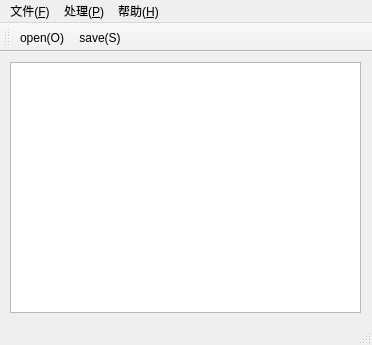
<?xml version="1.0" encoding="UTF-8"?>
<ui version="4.0">
 <class>MainWindow</class>
 <widget class="QMainWindow" name="MainWindow">
  <property name="geometry">
   <rect>
    <x>0</x>
    <y>0</y>
    <width>372</width>
    <height>345</height>
   </rect>
  </property>
  <property name="windowTitle">
   <string>MainWindow</string>
  </property>
  <widget class="QWidget" name="centralWidget">
   <widget class="QGraphicsView" name="graphicsView">
    <property name="geometry">
     <rect>
      <x>10</x>
      <y>10</y>
      <width>351</width>
      <height>251</height>
     </rect>
    </property>
   </widget>
  </widget>
  <widget class="QStatusBar" name="statusBar"/>
  <widget class="QMenuBar" name="menuBar">
   <property name="geometry">
    <rect>
     <x>0</x>
     <y>0</y>
     <width>372</width>
     <height>23</height>
    </rect>
   </property>
   <widget class="QMenu" name="menu_F">
    <property name="title">
     <string>文件(&amp;F)</string>
    </property>
    <addaction name="actionOpen"/>
    <addaction name="actionSave"/>
    <addaction name="separator"/>
    <addaction name="actionExit"/>
   </widget>
   <widget class="QMenu" name="menu_P">
    <property name="title">
     <string>处理(&amp;P)</string>
    </property>
    <addaction name="actionCount"/>
   </widget>
   <widget class="QMenu" name="menu_H">
    <property name="title">
     <string>帮助(&amp;H)</string>
    </property>
    <addaction name="actionAbout"/>
   </widget>
   <addaction name="menu_F"/>
   <addaction name="menu_P"/>
   <addaction name="menu_H"/>
  </widget>
  <widget class="QToolBar" name="mainToolBar">
   <attribute name="toolBarArea">
    <enum>TopToolBarArea</enum>
   </attribute>
   <attribute name="toolBarBreak">
    <bool>false</bool>
   </attribute>
   <addaction name="actionOpen"/>
   <addaction name="actionSave"/>
  </widget>
  <action name="actionOpen">
   <property name="icon">
    <iconset resource="myresources.qrc">
     <normaloff>:/images/open_file_512px.png</normaloff>:/images/open_file_512px.png</iconset>
   </property>
   <property name="text">
    <string>open(O)</string>
   </property>
   <property name="shortcut">
    <string>Ctrl+O</string>
   </property>
  </action>
  <action name="actionSave">
   <property name="icon">
    <iconset resource="myresources.qrc">
     <normaloff>:/images/save.png</normaloff>:/images/save.png</iconset>
   </property>
   <property name="text">
    <string>save(&amp;S)</string>
   </property>
   <property name="shortcut">
    <string>Ctrl+S</string>
   </property>
  </action>
  <action name="actionCount">
   <property name="text">
    <string>count(&amp;C)</string>
   </property>
   <property name="shortcut">
    <string>Ctrl+C</string>
   </property>
  </action>
  <action name="actionAbout">
   <property name="text">
    <string>about(&amp;A)</string>
   </property>
   <property name="shortcut">
    <string>Ctrl+A</string>
   </property>
  </action>
  <action name="actionExit">
   <property name="text">
    <string>exit(&amp;E)</string>
   </property>
   <property name="shortcut">
    <string>Ctrl+E</string>
   </property>
  </action>
 </widget>
 <layoutdefault spacing="6" margin="11"/>
 <resources>
  <include location="myresources.qrc"/>
 </resources>
 <connections/>
</ui>
